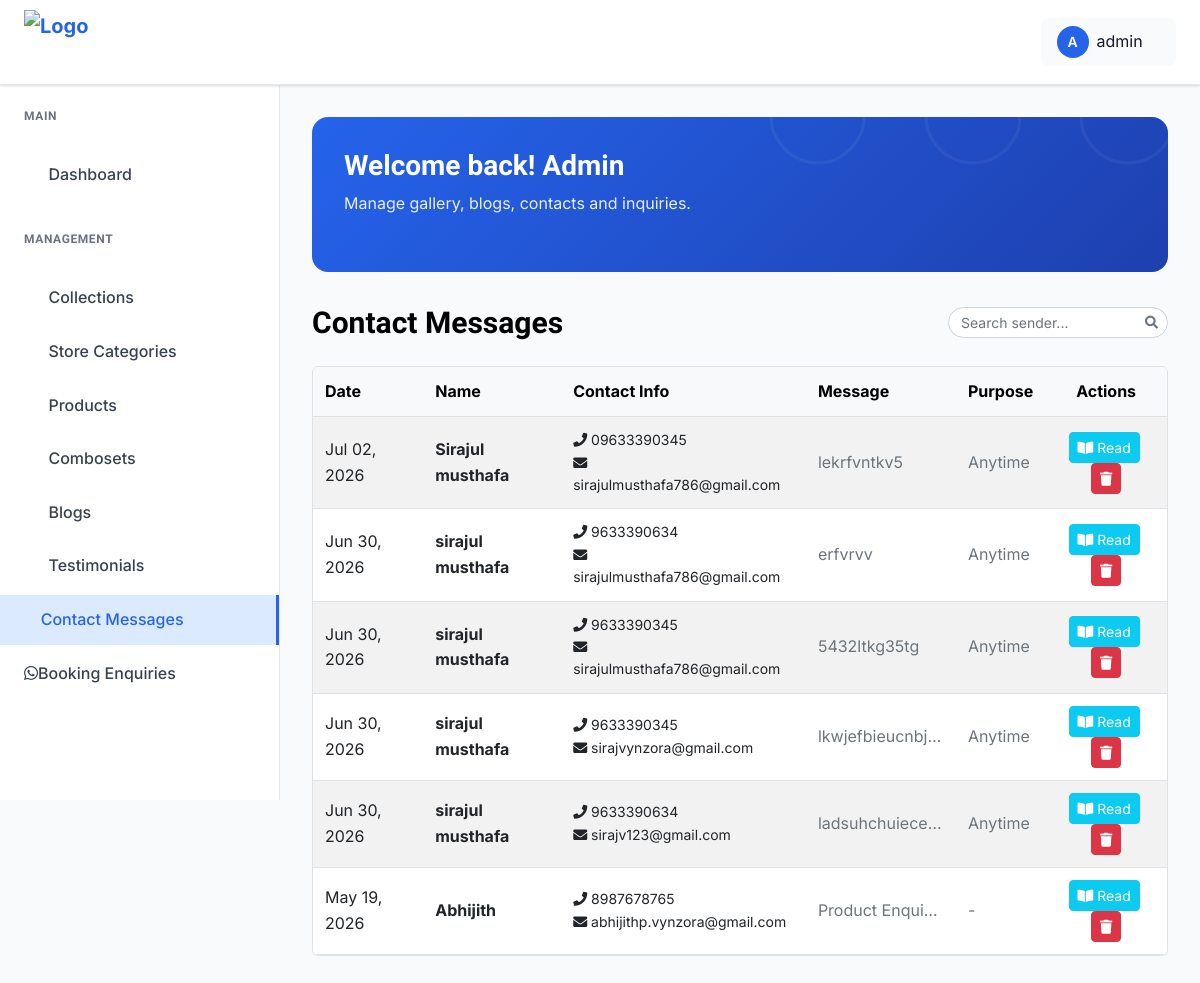
The app's page /dashboard/contacts/ (signed in) with its own data.
### zuzanne_app/models.py (models this page shows, shortened)
class Contact(models.Model):
    first_name = models.CharField(max_length=100)
    last_name = models.CharField(max_length=100)
    phone = models.CharField(max_length=20)
    email = models.EmailField(blank=True, null=True)
    message = models.TextField(blank=True)
    best_time_to_contact = models.CharField(max_length=100, blank=True, null=True)
    is_read = models.BooleanField(default=False)
    created_at = models.DateTimeField(auto_now_add=True)

### zuzanne_app/views.py (the view)
# urls.py: path("dashboard/contacts/", views.contact_list, name="contact_list"),
@login_required(login_url="admin_login")
def contact_list(request):
    Contact.objects.filter(is_read=False).update(is_read=True)
    contacts = Contact.objects.all().order_by("-created_at")
    return render(request, "admin_pages/view_contacts.html", {"contacts": contacts})

### templates/admin_pages/view_contacts.html (shortened to what this page needs)
{% extends "admin_pages/base.html" %}
{% load static %}
{% block content %}
<div class="dashboard__form__wraper">
     <div class="create__course__title mb-4 d-flex flex-wrap justify-content-between align-items-center gap-2">
        <h4 class="mb-0">Contact Messages</h4>
        <div class="d-flex align-items-center gap-2 ms-auto">
            <div class="search-box">
                <input type="text" id="contactSearchInput" class="form-control form-control-sm" placeholder="Search sender...">
            </div>
        </div>
    </div>
    <div class="custom-table-container">
        <table class="table table-striped table-hover align-middle">
            <thead class="table-light">
                <tr>
                    <th scope="col" class="text-nowrap">Date</th>
                    <th scope="col" class="text-nowrap">Name</th>
                    <th scope="col" class="text-nowrap">Contact Info</th>
                    <th scope="col">Message</th>
                    <th scope="col" class="text-nowrap">Purpose</th>
                    <th scope="col" class="text-center text-nowrap">Actions</th>
                </tr>
            </thead>
            <tbody>
                {% for contact in contacts %}
                <tr>
                    <td>{{ contact.created_at|date:"M d, Y" }}</td>
                    <td><strong>{{ contact.first_name }} {{ contact.last_name }}</strong></td>
                    <td>
                        <div class="d-flex flex-column small">
                            <span><i class="fas fa-phone"></i> {{ contact.phone }}</span>
                            {% if contact.email %}<span><i class="fas fa-envelope"></i> {{ contact.email }}</span>{% endif %}
                        </div>
                    </td>
                    <td class="text-muted" style="max-width: 150px; white-space: nowrap; overflow: hidden; text-overflow: ellipsis;" title="{{ contact.message }}">{{ contact.message }}</td>
                    <td class="text-muted">{{ contact.best_time_to_contact|default:"-" }}</td>
                    <td class="text-center">
                        <button type="button" class="btn btn-sm btn-info me-1 text-white" data-bs-toggle="modal" data-bs-target="#readContactModal{{ contact.id }}">
                            <i class="fas fa-book-open"></i> Read
                        </button>
                        <button type="button" class="btn btn-sm btn-danger" data-bs-toggle="modal" data-bs-target="#deleteContactModal{{ contact.id }}">
                            <i class="fas fa-trash"></i>
                        </button>
                    </td>
                </tr>
                {% empty %}
                <tr>
                    <td colspan="6" class="text-center py-4">
                        <p class="text-muted">No contact messages yet.</p>
                    </td>
                </tr>
                {% endfor %}
            </tbody>
        </table>
    </div>
</div>
{% endblock %}

### templates/admin_pages/base.html (shortened to what this page needs)
{% load static %}
{% load static %}
<!DOCTYPE html>
<html class="no-js" lang="en">
<head>
    <link rel="stylesheet" href="https://cdnjs.cloudflare.com/ajax/libs/toastr.js/latest/toastr.min.css">
    <link href="https://cdnjs.cloudflare.com/ajax/libs/font-awesome/5.15.4/css/all.min.css" rel="stylesheet">
    <link rel="stylesheet" href="{% static 'admin-static/assets/css/bootstrap.min.css' %}">
    <link rel="stylesheet" href="{% static 'admin-static/assets/css/icofont.min.css' %}">
    <link rel="stylesheet" href="{% static 'admin-static/assets/css/style.css' %}">
</head>
<body>
    <header class="dashboard-header">
        <div class="header-left">
            <a href="{% url 'admin_dashboard' %}" class="logo">
                <img src="{% static 'admin-static/assets/img/zuzanne.png' %}" alt="Logo" style="height: 65px; width: auto; object-fit: contain;">
            </a>
        </div>
        <div class="header-right">
            <div class="user-profile-dropdown">
                <div class="user-profile-toggle">
                    <div class="user-avatar">
                        {{ request.user.username|first|upper }}
                    </div>
                    <span>{{ request.user.username}}</span>
                    <i class="icofont-simple-down"></i>
                </div>
            </div>
        </div>
    </header>
    <aside class="dashboard-sidebar" id="dashboardSidebar">
        <div class="sidebar-content">
            <div class="sidebar-section">
                <h6 class="sidebar-title">Main</h6>
                <ul class="sidebar-menu">
                    <li>
                        <a href="{% url 'admin_dashboard' %}"
                            class="{% if request.resolver_match.url_name == 'admin_dashboard' %}active{% endif %}">
                            <i class="icofont-dashboard"></i>
                            Dashboard
                        </a>
                    </li>
                </ul>
            </div>
            <div class="sidebar-section">
                <h6 class="sidebar-title">Management</h6>
                <ul class="sidebar-menu">
                    <li>
                        <a href="{% url 'collection_list' %}"
                            class="{% if request.resolver_match.url_name == 'collection_list' or request.resolver_match.url_name == 'collection_create' or request.resolver_match.url_name == 'collection_update' %}active{% endif %}">
                            <i class="icofont-list"></i>
                            Collections
                        </a>
                    </li>
                    <li>
                        <a href="{% url 'store_category_list' %}"
                            class="">
                            <i class="icofont-tags"></i>
                            Store Categories
                        </a>
                    </li>
                    <li>
                        <a href="{% url 'product_list' %}"
                            class="{% if request.resolver_match.url_name == 'product_list' or request.resolver_match.url_name == 'product_create' or request.resolver_match.url_name == 'product_update' %}active{% endif %}">
                            <i class="icofont-shopping-cart"></i>
                            Products
                        </a>
                    </li>
                    <li>
                      <a href="{% url 'comboset_list' %}" class="">
                        <i class="icofont-box"></i>
                         Combosets
                        </a>
                    </li>
                    <li>
                        <a href="{% url 'admin_blog_list' %}"
                            class="{% if request.resolver_match.url_name == 'admin_blog_list' or request.resolver_match.url_name == 'admin_block_list' %}active{% endif %}">
                            <i class="icofont-newspaper"></i>
                            Blogs
                        </a>
                    </li>
                    <li>
                        <a href="{% url 'testimonial_list' %}"
                            class="{% if request.resolver_match.url_name == 'testimonial_list' %}active{% endif %}">
                            <i class="icofont-quote-left"></i>
                            Testimonials
                        </a>
                    </li>
                    <li>
                        <a href="{% url 'contact_list' %}"
                            class="{% if request.resolver_match.url_name == 'contact_list' %}active{% endif %} d-flex align-items-center justify-content-between" style="width: 100%;">
                            <span>
                                <i class="icofont-ui-messaging"></i>
                                Contact Messages
                            </span>
                        </a>
                    </li>
                    <li>
                      <a href="{% url 'booking_enquiry_list' %}"
                            class="{% if request.resolver_match.url_name == 'booking_enquiry_list' %}active{% endif %} d-flex align-items-center justify-content-between" style="width: 100%;">
                      <span>
                        <i class="fab fa-whatsapp"></i>Booking Enquiries
                      </span>
                       </a>
                    </li>
                </ul>
            </div>
        </div>
    </aside>
    <main class="dashboard-main">
        <div class="dashboard-content">
            <div class="dashboard-banner">
                <div class="banner-content">
                    <h1 class="banner-title">Welcome back! Admin</h1>
                    <p class="banner-subtitle">Manage gallery, blogs, contacts and inquiries.</p>
                </div>
            </div>
            {% block content %}{% endblock %}
        </div>
    </main>
</body>
</html>

### records on screen
Contact: created_at "Jul 02, 2026", first_name "Sirajul", last_name "musthafa", phone "09633390345", email "sirajulmusthafa786@gmail.com", message "lekrfvntkv5", best_time_to_contact "Anytime"
Contact: created_at "Jun 30, 2026", first_name "sirajul", last_name "musthafa", phone "9633390634", email "sirajulmusthafa786@gmail.com", message "erfvrvv", best_time_to_contact "Anytime"
Contact: created_at "Jun 30, 2026", first_name "sirajul", last_name "musthafa", phone "9633390345", email "sirajulmusthafa786@gmail.com", message "5432ltkg35tg", best_time_to_contact "Anytime"
Contact: created_at "Jun 30, 2026", first_name "sirajul", last_name "musthafa", phone "9633390345", email "sirajvynzora@gmail.com", message "lkwjefbieucnbj…", best_time_to_contact "Anytime"
Contact: created_at "Jun 30, 2026", first_name "sirajul", last_name "musthafa", phone "9633390634", email "sirajv123@gmail.com", message "ladsuhchuiece…", best_time_to_contact "Anytime"
Contact: created_at "May 19, 2026", first_name "Abhijith", phone "8987678765", email "abhijithp.vynzora@gmail.com", message "Product Enqui…", best_time_to_contact "-"

### other values on screen
{{ request.user.username|first|upper }} "A"
{{ request.user.username }} "admin"
